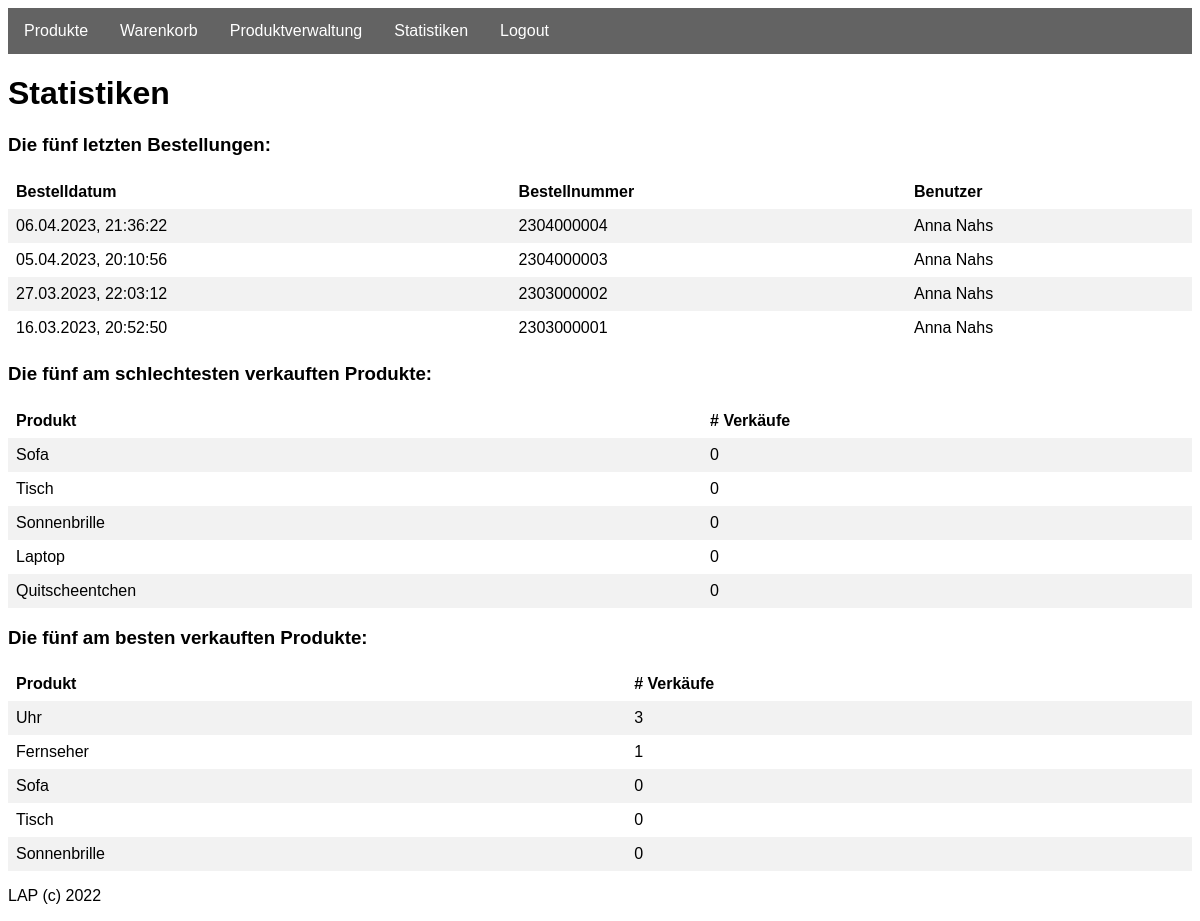
Screenshot of /lap_220920/sites/statistics.php (signed in) with the database file from the repository.
### tables this page shows
CREATE TABLE `orders` (
  `id` int(11) NOT NULL,
  `order_number` varchar(255) DEFAULT NULL,
  `payment_type` int(11) NOT NULL,
  `user_id` int(11) NOT NULL,
  `credit_card_id` int(11) DEFAULT NULL,
  `sent_date` datetime DEFAULT current_timestamp()
);

CREATE TABLE `users` (
  `id` int(11) NOT NULL,
  `first_name` varchar(255) DEFAULT NULL,
  `last_name` varchar(255) DEFAULT NULL,
  `email` varchar(255) NOT NULL,
  `date_of_birth` date DEFAULT NULL,
  `role_id` int(11) NOT NULL,
  `password` varchar(255) DEFAULT NULL
);

CREATE TABLE `products` (
  `id` int(11) NOT NULL,
  `name` varchar(255) NOT NULL,
  `price` decimal(9,2) DEFAULT 0.00,
  `description` varchar(1000) DEFAULT '',
  `picture` varchar(255) DEFAULT '',
  `user_id` int(11) NOT NULL
);

### lap_220920/classes/database.php (called while the page is built, shortened)
<?php
require_once('../modules/config.php');
class Database
{
    private $mysqli;
    public function __construct($host, $dbuser, $dbpass, $dbname)
    {
        $this->mysqli = new mysqli($host, $dbuser, $dbpass, $dbname);
    }
    public function getUserById($id)
    {
        $sql = "SELECT * FROM users where id = ?";
        $query = $this->mysqli->prepare($sql);
        $query->bind_param('i', $id);
        $query->execute();
        $result = $query->get_result()->fetch_assoc();
        $user = new User();
        if ($result) {
            $user->id = $result['id'];
            $user->firstName = $result['first_name'];
            $user->lastName = $result['last_name'];
            $user->dateOfBirth = $result['date_of_birth'];
            $user->email = $result['email'];
            $user->password = $result['password'];
            $user->roleId = $result['role_id'];
        }
        return $user;
    }
    public function getProductById($id)
    {
        $sql = "SELECT * from products WHERE id in (?)";
        $query = $this->mysqli->prepare($sql);
        $query->bind_param('i', $id);
        $query->execute();
        $result = $query->get_result()->fetch_assoc();
        $product = new Product();
        if ($result) {
            $product->id = $result['id'];
            $product->name = $result['name'];
            $product->price = $result['price'];
            $product->userId = $result['user_id'];
            $product->picture = $result['picture'];
            $product->description = $result['description'];
        }
        return $product;
    }
    public function getlastFiveOrders()
    {
        $sql = "SELECT * FROM orders order by sent_date desc limit 5";
        $query = $this->mysqli->prepare($sql);
        $query->execute();
        $result = $query->get_result()->fetch_all(MYSQLI_ASSOC);
        $orders = array();
        if (count($result) > 0) {
            foreach ($result as $element) {
                $order = new Order();
                $order->id = $element['id'];
                $order->orderNumber = $element['order_number'];
                $order->paymentType = $element['payment_type'];
                $order->userId = $element['user_id'];
                $order->creditCardId = $element['credit_card_id'];
                $order->sentDate = $element['sent_date'];
                array_push($orders, $order);
            }
            return $orders;
        } else {
            return false;
        }
    }
    public function getSelledProducts($orderBy)
    {
        if ($orderBy == "ASC") {
            $sql = "SELECT p.id as product_id, sum(op.quantity) as quantity FROM products p
            left JOIN order__products op
            on p.id = op.product_id
            group by p.id
            order by quantity ASC
            limit 5";
        } else {
            $sql = "SELECT p.id as product_id, sum(op.quantity) as quantity FROM products p
            left JOIN order__products op
            on p.id = op.product_id
            group by p.id
            order by quantity DESC
            limit 5";
        }
        $query = $this->mysqli->prepare($sql);
        $query->execute();
        $result = $query->get_result()->fetch_all(MYSQLI_ASSOC);
        if (count($result) > 0) {
            return $result;
        } else {
            return false;
        }
    }
}

### lap_220920/modules/config.php (called while the page is built, shortened)
<?php
    require_once('../classes/database.php');
    $database = new Database(DB_HOST, DB_USER, DB_PASS, DB_NAME);
?>

### lap_220920/sites/statistics.php (the view, shortened to what this page needs)
<?php
    require_once('../classes/database.php');
    include('../src/header.php');
    include('../src/navbar.php');
    $lastFiveOrders = $database->getlastFiveOrders();
    $worstSelledProducts = $database->getSelledProducts("ASC");
    $bestSelledProducts = $database->getSelledProducts("DESC");
?>
<h1>Statistiken</h1>
<h3>Die fünf letzten Bestellungen:</h3>
<table>
    <tr>
        <th>Bestelldatum</th>
        <th>Bestellnummer</th>
        <th>Benutzer</th>
    </tr>
    <?php
    foreach($lastFiveOrders as $order){
        $userPlacedOrder = $database->getUserById($order->userId);
        $date = new DateTimeImmutable($order->sentDate);
    ?>
    <tr>
        <td><?php echo $date->format('d.m.Y, H:i:s') ?></td>
        <td><?php echo $order->orderNumber ?></td>
        <td><?php echo $userPlacedOrder->firstName . " " . $userPlacedOrder->lastName ?></td>
    </tr>
    <?php } ?>
</table>
<h3>Die fünf am schlechtesten verkauften Produkte:</h3>
<table>
    <tr>
        <th>Produkt</th>
        <th># Verkäufe</th>
    </tr>
    <?php
    foreach($worstSelledProducts as $element){
        $product = $database->getProductById($element['product_id']);
        $quantity =  $element['quantity'] ? $element['quantity'] : 0;
    ?>
    <tr>
        <td><?php echo $product->name ?></td>
        <td><?php echo $quantity ?></td>
    </tr>
    <?php } ?>
</table>
<h3>Die fünf am besten verkauften Produkte:</h3>
<table>
    <tr>
        <th>Produkt</th>
        <th># Verkäufe</th>
    </tr>
    <?php
    foreach($bestSelledProducts as $element){
        $product = $database->getProductById($element['product_id']);
        $quantity =  $element['quantity'] ? $element['quantity'] : 0;
    ?>
    <tr>
        <td><?php echo $product->name ?></td>
        <td><?php echo $quantity ?></td>
    </tr>
    <?php } ?>
</table>
<?php
    include('../src/footer.php');
?>

### lap_220920/src/css/styles.css (style rules this page uses)
* { font-family:Arial, Helvetica, sans-serif; }
table { border-collapse: collapse; width: 100%; }
th, td { text-align: left; padding: 8px; }
tr:nth-child(even) { background-color: #f2f2f2; }

### rows the page displays
orders: sent_date "06.04.2023, 21:36:22", order_number "2304000004", user.first_name "Anna", user.last_name "Nahs"
orders: sent_date "05.04.2023, 20:10:56", order_number "2304000003", user.first_name "Anna", user.last_name "Nahs"
orders: sent_date "27.03.2023, 22:03:12", order_number "2303000002", user.first_name "Anna", user.last_name "Nahs"
orders: sent_date "16.03.2023, 20:52:50", order_number "2303000001", user.first_name "Anna", user.last_name "Nahs"
products: name "Sofa", quantity "0"
products: name "Tisch", quantity "0"
products: name "Sonnenbrille", quantity "0"
products: name "Laptop", quantity "0"
products: name "Quitscheentchen", quantity "0"
products: name "Uhr", quantity "3"
products: name "Fernseher", quantity "1"
